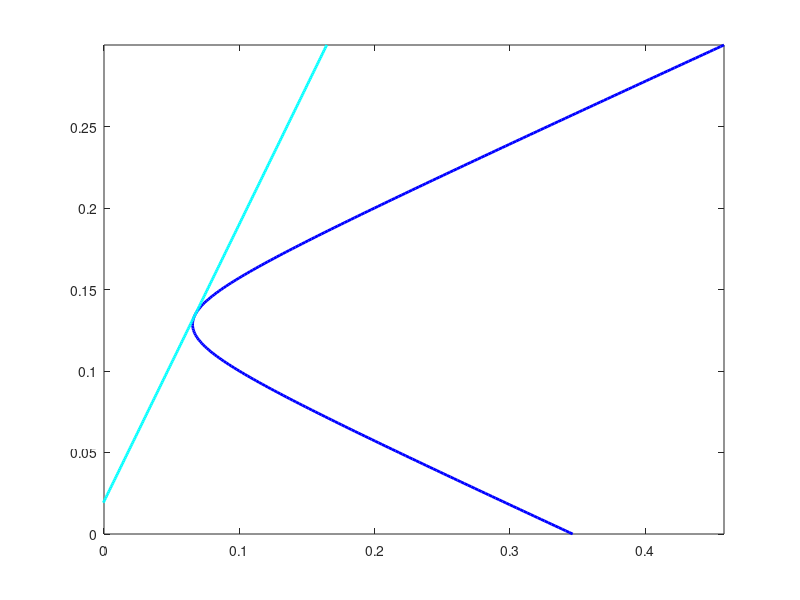

Here is the MATLAB script that generated this plot: (Note: this script raises an error after producing the figure.)
close all
clear
mu = [0.1;0.2];
rho = -0.5;
Sigma = [[0.1^2 0.1*0.2*rho];[rho*0.1*0.2 0.2^2]];
std = sqrt(diag(Sigma));
rf = 0.02;
a = mu'/Sigma*mu;
b = mu'/Sigma*ones(size(mu,1),1);
c = ones(size(mu,1),1)'/Sigma*ones(size(mu,1),1);
SigmaInv = inv(Sigma);
ParabolaCoeff = [a/(a*c-b^2) -2*b/(a*c-b^2) c/(a*c-b^2)];

mu_gmv = b/c;
sigma_gmv = (1/c)^0.5;
w_gmv = (1/c)*SigmaInv*ones(size(mu,1),1);

   
mu_e = mu-ones(size(mu,1),1)*rf;
mu_e_tan = (mu_e'/Sigma*mu_e)/(ones(size(mu,1),1)'/Sigma*mu_e);
mu_tan = mu_e_tan+rf;
sigma_tan = mu_e_tan/sqrt(mu_e'/Sigma*mu_e);
w_tan = mu_e_tan/(mu_e'/Sigma*mu_e)*SigmaInv*mu_e;
slope = 1/sqrt(mu_e'/Sigma*mu_e);
w_rf = SigmaInv*mu_e/(mu_e'/Sigma*mu_e);

mu_vector = (min(mu) - range(mu)):0.001:(max(mu) + range(mu));

EF_sigma = ((c*mu_vector.^2-2*b*mu_vector + a)/(a*c-b^2)).^(1/2);
EF_sigma2 = ((c*mu_vector.^2-2*b*mu_vector + a)/(a*c-b^2));

CML = mu_vector/sqrt(mu_e'/Sigma*mu_e)-rf/sqrt(mu_e'/Sigma*mu_e);


plot(EF_sigma, mu_vector, 'b','LineWidth', 2)
hold on
plot(CML, mu_vector, 'cyan','LineWidth', 2)
xlim([0 inf]);
ylim([mu_vector(1) mu_vector(end)])
plot( sigma_tan,mu_tan,'b--X','LineWidth',2, 'MarkerSize',30,...
'MarkerEdgeColor','cyan' )
plot( std(1),mu(1),'b--X','LineWidth',2, 'MarkerSize',30,...
'MarkerEdgeColor','black' )
plot( std(2),mu(2),'b--X','LineWidth',2, 'MarkerSize',30,...
'MarkerEdgeColor','black' )
TanPF = [sigma_tan,mu_tan]
GMV_PF = [sigma_gmv,mu_gmv]
plot( sigma_gmv,mu_gmv,'b--X','LineWidth',2, 'MarkerSize',30,...
'MarkerEdgeColor','green' )
xlabel('\sigma')
ylabel('\mu_P')
